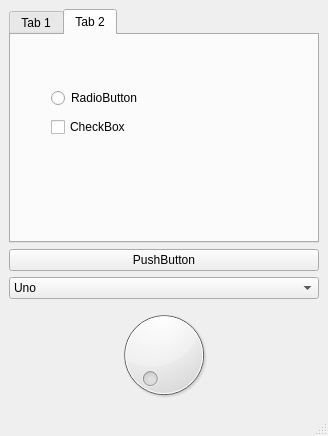
<?xml version="1.0" encoding="UTF-8"?>
<ui version="4.0">
 <class>MainWindow</class>
 <widget class="QMainWindow" name="MainWindow">
  <property name="geometry">
   <rect>
    <x>0</x>
    <y>0</y>
    <width>328</width>
    <height>436</height>
   </rect>
  </property>
  <property name="windowTitle">
   <string>MainWindow</string>
  </property>
  <widget class="QWidget" name="centralwidget">
   <layout class="QVBoxLayout" name="verticalLayout_2">
    <item>
     <widget class="QTabWidget" name="tabWidget">
      <property name="currentIndex">
       <number>1</number>
      </property>
      <widget class="QWidget" name="tab">
       <attribute name="title">
        <string>Tab 1</string>
       </attribute>
       <widget class="QWidget" name="widget" native="true">
        <property name="geometry">
         <rect>
          <x>0</x>
          <y>0</y>
          <width>104</width>
          <height>56</height>
         </rect>
        </property>
        <widget class="QSlider" name="horizontalSlider">
         <property name="geometry">
          <rect>
           <x>10</x>
           <y>20</y>
           <width>84</width>
           <height>16</height>
          </rect>
         </property>
         <property name="orientation">
          <enum>Qt::Orientation::Horizontal</enum>
         </property>
        </widget>
       </widget>
      </widget>
      <widget class="QWidget" name="tab_2">
       <attribute name="title">
        <string>Tab 2</string>
       </attribute>
       <widget class="QWidget" name="widget_2" native="true">
        <property name="geometry">
         <rect>
          <x>30</x>
          <y>40</y>
          <width>120</width>
          <height>76</height>
         </rect>
        </property>
        <widget class="QWidget" name="">
         <property name="geometry">
          <rect>
           <x>10</x>
           <y>10</y>
           <width>100</width>
           <height>56</height>
          </rect>
         </property>
         <layout class="QVBoxLayout" name="verticalLayout">
          <item>
           <widget class="QRadioButton" name="radioButton">
            <property name="text">
             <string>RadioButton</string>
            </property>
           </widget>
          </item>
          <item>
           <widget class="QCheckBox" name="checkBox">
            <property name="text">
             <string>CheckBox</string>
            </property>
           </widget>
          </item>
         </layout>
        </widget>
       </widget>
      </widget>
     </widget>
    </item>
    <item>
     <widget class="QPushButton" name="pushButton">
      <property name="text">
       <string>PushButton</string>
      </property>
     </widget>
    </item>
    <item>
     <widget class="QComboBox" name="comboBox">
      <item>
       <property name="text">
        <string>Uno</string>
       </property>
      </item>
      <item>
       <property name="text">
        <string>Dos</string>
       </property>
      </item>
      <item>
       <property name="text">
        <string>Tres</string>
       </property>
      </item>
     </widget>
    </item>
    <item>
     <widget class="QDial" name="dial"/>
    </item>
   </layout>
  </widget>
  <widget class="QMenuBar" name="menubar">
   <property name="geometry">
    <rect>
     <x>0</x>
     <y>0</y>
     <width>328</width>
     <height>33</height>
    </rect>
   </property>
  </widget>
  <widget class="QStatusBar" name="statusbar"/>
 </widget>
 <resources/>
 <connections/>
</ui>
